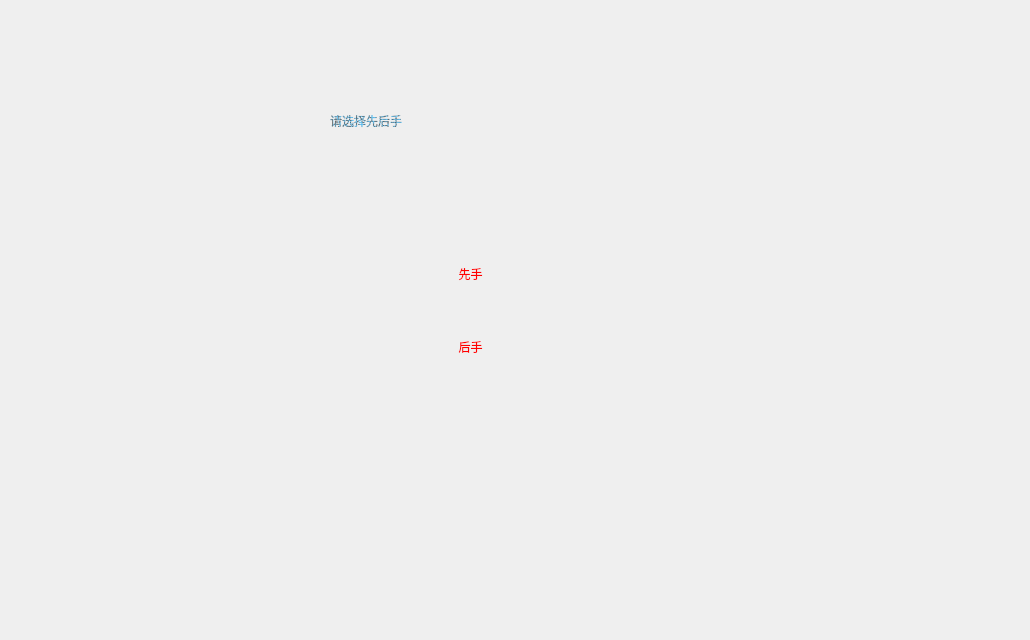
<?xml version="1.0" encoding="UTF-8"?>
<ui version="4.0">
 <class>init2</class>
 <widget class="QWidget" name="init2">
  <property name="geometry">
   <rect>
    <x>0</x>
    <y>0</y>
    <width>1030</width>
    <height>640</height>
   </rect>
  </property>
  <property name="windowTitle">
   <string>Form</string>
  </property>
  <widget class="QLabel" name="label">
   <property name="geometry">
    <rect>
     <x>330</x>
     <y>50</y>
     <width>341</width>
     <height>141</height>
    </rect>
   </property>
   <property name="styleSheet">
    <string notr="true">image: url();
font: 9pt &quot;Agency FB&quot;;
color: rgb(255, 0, 0);
font: 9pt &quot;Agency FB&quot;;
font: 30pt &quot;黑体&quot;;
color: qradialgradient(spread:repeat, cx:0.5, cy:0.5, radius:0.077, fx:0.5, fy:0.5, stop:0 rgba(0, 169, 255, 147), stop:0.497326 rgba(0, 0, 0, 147), stop:1 rgba(0, 169, 255, 147));</string>
   </property>
   <property name="text">
    <string>请选择先后手</string>
   </property>
  </widget>
  <widget class="QWidget" name="">
   <property name="geometry">
    <rect>
     <x>350</x>
     <y>220</y>
     <width>241</width>
     <height>181</height>
    </rect>
   </property>
   <layout class="QVBoxLayout" name="verticalLayout">
    <item>
     <widget class="QPushButton" name="pushButton">
      <property name="styleSheet">
       <string notr="true">background:transparent;
color: rgb(255, 0, 0);
font: 20pt &quot;楷体&quot;;</string>
      </property>
      <property name="text">
       <string>先手</string>
      </property>
      <property name="flat">
       <bool>true</bool>
      </property>
     </widget>
    </item>
    <item>
     <widget class="QPushButton" name="pushButton_2">
      <property name="styleSheet">
       <string notr="true">background:transparent;
color: rgb(255, 0, 0);
font: 20pt &quot;楷体&quot;;</string>
      </property>
      <property name="text">
       <string>后手</string>
      </property>
      <property name="flat">
       <bool>true</bool>
      </property>
     </widget>
    </item>
   </layout>
  </widget>
 </widget>
 <resources/>
 <connections/>
</ui>
